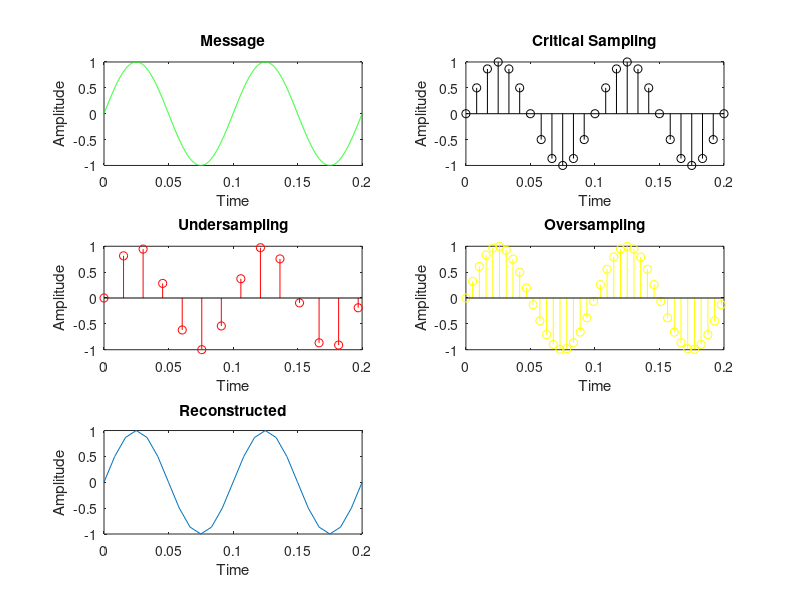

Source code (MATLAB):
% Reset Code
clc
clear all
close all

% Input Frequencies
Q = 6; % finite sampling factor
n = 2; % number of cycles
fm = 10;

% Message Signal
t = 0:(1/fm)*10^(-3):n*(1/fm);
x = sin(2*pi*fm*t);
subplot(3,2,1);
plot(t,x,'g')
title("Message")
xlabel("Time")
ylabel("Amplitude")

% Critical Sampling
fc = 2*fm*Q;
tc = 0:(1/fc):n*(1/fm);
xc = sin(2*pi*fm*tc);
subplot(3,2,2);
stem(tc,xc,'k')
title("Critical Sampling")
xlabel("Time")
ylabel("Amplitude")

% Undersampling
fu = 1.1*fm*Q;
tu = 0:(1/fu):n*(1/fm);
xu = sin(2*pi*fm*tu);
subplot(3,2,3);
stem(tu,xu,'r')
title("Undersampling")
xlabel("Time")
ylabel("Amplitude")

% Oversampling
fo = 3.2*fm*Q;
to = 0:(1/fo):n*(1/fm);
xo = sin(2*pi*fm*to);
subplot(3,2,4);
stem(to,xo,'yellow')
title("Oversampling")
xlabel("Time")
ylabel("Amplitude")

% Reconstruction
subplot(3,2,5);
xre = interp1(tc,xc,tc);
plot(tc,xre);
title("Reconstructed")
xlabel("Time")
ylabel("Amplitude")
